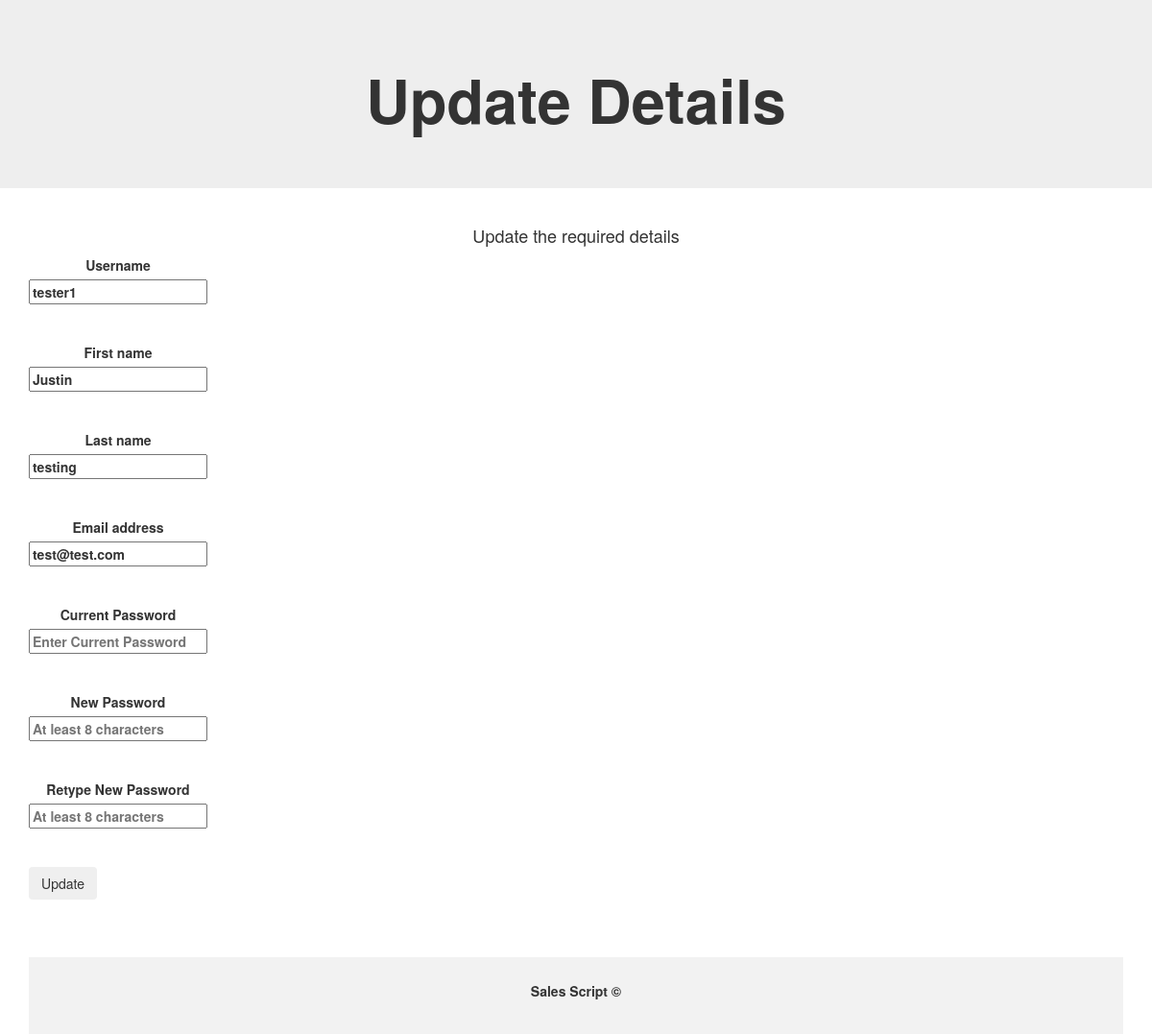
Page /updateUser.php (signed in) on the committed database.
### tables this page shows
CREATE TABLE `user` (
  `id` int(5) NOT NULL,
  `username` varchar(30) NOT NULL,
  `firstname` text NOT NULL,
  `lastname` text NOT NULL,
  `email` varchar(50) NOT NULL,
  `password` varchar(30) NOT NULL,
  `admin` enum('Y','N') NOT NULL DEFAULT 'N'
);

### updateUser.php (the view, shortened to what this page needs)
<?php
  require_once('dbConnection.php');
  $user = $_SESSION["who"];
  $sqlScript = "SELECT * FROM user WHERE id = '$user'";
  $results = mysqli_query($dbConnection, $sqlScript);
?>
<!DOCTYPE html>
<html lang="en">
   <head>
      <link rel="stylesheet" href="https://maxcdn.bootstrapcdn.com/bootstrap/3.3.7/css/bootstrap.min.css">
   </head>
   <body>
<div class="jumbotron">
  <div class="container text-center">
    <h1><b>Update Details<b></h1>
  </div>
</div>
<div class="container-fluid bg-3 text-center">
<h4> Update the required details </h4>
<div class="container">
<form method="post" action="updateUser.php" accept-charset='UTF-8'>
  <?php
       while ($row = mysqli_fetch_array($results)) {
    ?>
    <div class="input-group">
      <label for="username"> <b> Username</b> </label> <br>
      <input type="text" name="username" placeholder="username" maxlength="30" value="<?php echo $row['username']; ?>" required autofocus>
    </div> <br> <br>
   <div class="input-group">
     <label for="firstname"> <b> First name </b> </label> <br>
     <input type="text" name="firstname" placeholder="Your first name" maxlength="30" value="<?php echo $row['firstname']; ?>" required autofocus>
   </div> <br> <br>
   <div class="input-group">
     <label for="lastname"> <b> Last name </b> </label> <br>
     <input type="text" name="lastname" placeholder="Your last name" maxlength="30" value="<?php echo $row['lastname']; ?>" required autofocus>
   </div> <br> <br>
   <div class="input-group">
     <label for="email"> <b> Email address </b> </label> <br>
      <input type="text" name="email" placeholder="example@email.com" maxlength="30" value="<?php echo $row['email']; ?>" required autofocus>
   </div> <br> <br>
   <div class="input-group">
     <label for="password"> <b>Current Password </b> </label> <br>
      <input type="password" name="password" placeholder="Enter Current Password" maxlength="30" value="">
   </div> <br> <br>
   <div class="input-group">
     <label for="password2"> <b>New Password</b> </label> <br>
      <input type="password" name="password2" placeholder="At least 8 characters" maxlength="30" value="">
   </div> <br> <br>
   <div class="input-group">
     <label for="password3"> <b>Retype New Password </b> </label> <br>
      <input type="password" name="password3" placeholder="At least 8 characters" maxlength="30" value="">
   </div> <br> <br>
   <div class="input-group">
     <button type="submit" class="btn" name="update">Update</button>
   </div>
 <?php } ?>
</form><br><br><br>
<footer class="container-fluid text-center">
  <p>Sales Script &copy;</p>
</footer>
</body>
</html>

### updateUser.php (style rules this page uses)
footer { background-color: #f2f2f2; padding: 25px; }

### rows in the picture
user: username "tester1", firstname "Justin", lastname "testing", email "test@test.com"
